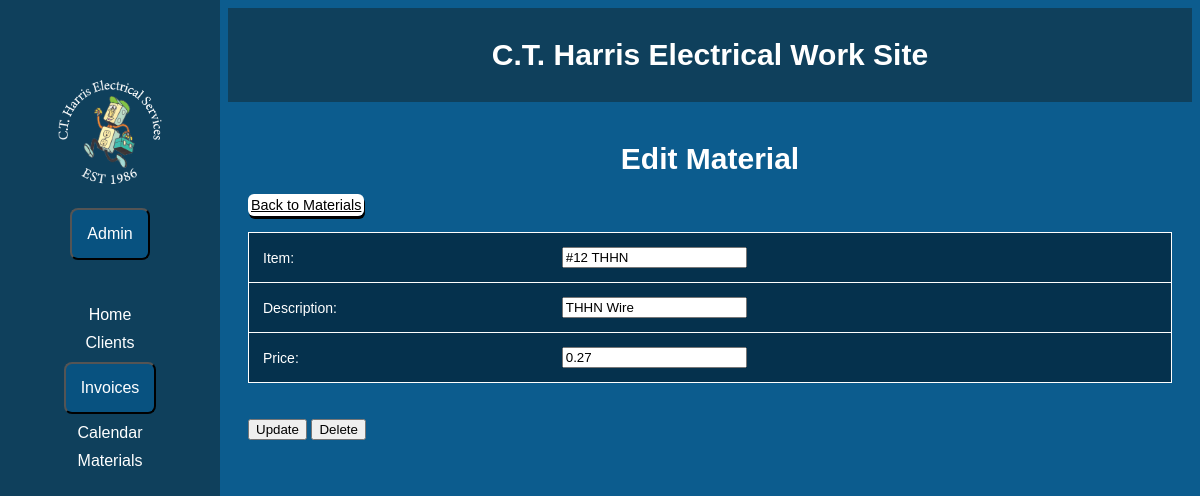
The app's page /materials/1/edit/ with its own data.
### core/models.py (models this page shows, shortened)
class Material(models.Model):
    item = models.CharField(max_length=100)
    description = models.TextField()
    price = models.DecimalField(max_digits=10, decimal_places=2)

### core/views.py (the view)
# urls.py: path('materials/<int:material_id>/edit/', views.materials_edit, name='materials_edit'),
def materials_edit(request, material_id):
    material = get_object_or_404(Material, id=material_id)
    if request.method == 'POST':
        if 'update' in request.POST:
            form = MaterialForm(request.POST, instance=material)
            if form.is_valid():
                form.save()
                return redirect('materials_list')
        elif 'delete' in request.POST:
            material.delete()
            return redirect('materials_list')
    else:
        form = MaterialForm(instance=material)
    return render(request, 'materials_edit.html', {'form': form, 'material': material})

### core/forms.py
class MaterialForm(forms.ModelForm):
    class Meta:
        model = Material
        fields = ['item', 'description', 'price']
    description = forms.CharField(label='Description', max_length=100)

### core/templates/materials_edit.html (shortened to what this page needs)
{% extends 'base.html' %}
{% block content %}
    <div class="container">
        <h1>Edit Material</h1>
        <a href="{% url 'materials_list' %}" class="New_Button"> Back to Materials</a>
        <br>
        <br>
        <form id="material-form" method="post">
            <table>
                <tr>
                    <td><label for="item">Item:</label></td>
                    <td><input type="text" name="item" value="{{ material.item }}"></td>
                </tr>
                <tr>
                    <td><label for="description">Description:</label></td>
                    <td><input type="text" name="description" value="{{ material.description }}"></td>
                </tr>
                <tr>
                    <td><label for="price">Price:</label></td>
                    <td><input type="text" name="price" value="{{ material.price }}"></td>
                </tr>
            </table>
            <br>
            <br>
            <button type="submit" name="update" onclick="return confirm('Are you sure you want to make these changes?')">Update</button>
            <button type="submit" name="delete" id="delete-button">Delete</button>
        </form>
    </div>
{% endblock %}

### core/templates/base.html (style rules this page uses)
body { background-color: #0C5C8E; color: white; font-family: sans-serif; }
h1 { color: white; font-size: 30px; font-weight: bold; text-align: center; font-family: sans-serif; }
.container { position: relative; margin-bottom: 20px; }
table { border-collapse: collapse; width:100%; background-color:rgb(05,49,77); border: 1px solid white; }
th,td { padding: 14px; text-align: left; border-bottom: 1px solid white; font-size: 14px; }
.New_Button { background-color: White; padding: 3px; color: black; border-radius: 6px; font-size: 90%; box-shadow: 1px 3px #000000; }

### records on screen
Material: item "#12 THHN", description "THHN Wire", price "0.27"
